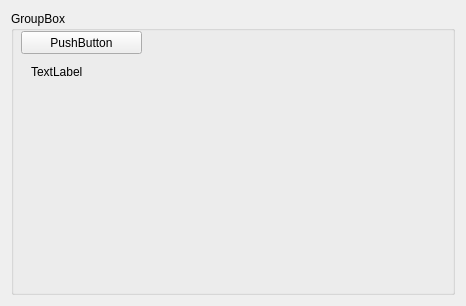
<?xml version="1.0" encoding="UTF-8"?>
<ui version="4.0">
 <class>Form</class>
 <widget class="QWidget" name="Form">
  <property name="geometry">
   <rect>
    <x>0</x>
    <y>0</y>
    <width>466</width>
    <height>306</height>
   </rect>
  </property>
  <property name="windowTitle">
   <string>Form</string>
  </property>
  <layout class="QVBoxLayout" name="verticalLayout">
   <item>
    <widget class="QGroupBox" name="groupBox">
     <property name="title">
      <string>GroupBox</string>
     </property>
     <widget class="QPushButton" name="pushButton">
      <property name="geometry">
       <rect>
        <x>10</x>
        <y>20</y>
        <width>121</width>
        <height>23</height>
       </rect>
      </property>
      <property name="text">
       <string>PushButton</string>
      </property>
     </widget>
     <widget class="QLabel" name="label">
      <property name="geometry">
       <rect>
        <x>20</x>
        <y>50</y>
        <width>111</width>
        <height>21</height>
       </rect>
      </property>
      <property name="text">
       <string>TextLabel</string>
      </property>
     </widget>
    </widget>
   </item>
  </layout>
 </widget>
 <resources/>
 <connections/>
</ui>
